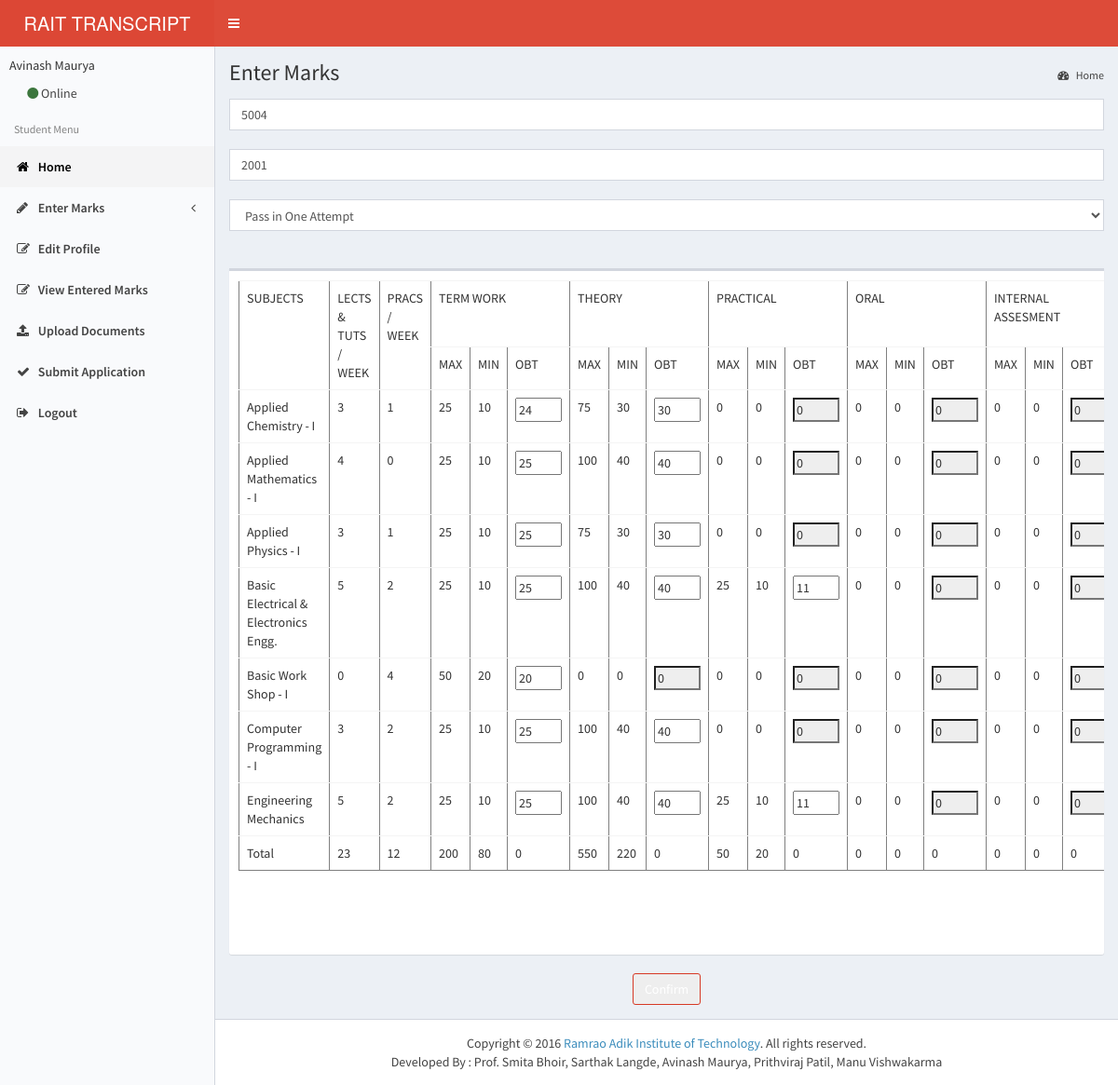
/student/marksheet.php?sem=1 (signed in), run on the app's committed database.
### tables this page shows
CREATE TABLE `student` (
  `roll` varchar(10) NOT NULL,
  `branch` varchar(500) NOT NULL,
  `year_of_pass` int(11) NOT NULL,
  `name_full` varchar(100) NOT NULL,
  `present_addr` varchar(400) NOT NULL,
  `permanent_addr` varchar(400) NOT NULL,
  `email_id` varchar(60) NOT NULL,
  `telR` varchar(10) NOT NULL,
  `telM` varchar(10) NOT NULL,
  `present_status` varchar(100) NOT NULL,
  `password` varchar(30) NOT NULL,
  `otp` varchar(30) DEFAULT NULL,
  `pattern` varchar(20) NOT NULL,
  `directsy` varchar(1) NOT NULL
);

CREATE TABLE `student_marks` (
  `seat` int(11) NOT NULL,
  `roll` varchar(30) NOT NULL,
  `branch` varchar(30) NOT NULL,
  `pattern` varchar(30) NOT NULL,
  `year` varchar(50) NOT NULL,
  `sem` int(11) NOT NULL,
  `subject` varchar(350) NOT NULL,
  `twob` int(11) NOT NULL,
  `thob` int(11) NOT NULL,
  `prob` int(11) NOT NULL,
  `orob` int(11) NOT NULL,
  `iaob` int(11) NOT NULL
);

CREATE TABLE `course_table` (
  `branch` varchar(30) NOT NULL,
  `pattern` varchar(30) NOT NULL,
  `sem` int(30) NOT NULL,
  `subject` varchar(350) NOT NULL,
  `lec_week` int(30) NOT NULL,
  `prac_week` int(30) NOT NULL,
  `twmax` int(30) NOT NULL,
  `twmin` int(30) NOT NULL,
  `thmax` int(30) NOT NULL,
  `thmin` int(30) NOT NULL,
  `prmax` int(11) NOT NULL,
  `prmin` int(11) NOT NULL,
  `ormax` int(30) NOT NULL,
  `ormin` int(30) NOT NULL,
  `iamax` int(30) NOT NULL,
  `iamin` int(30) NOT NULL
);

### student/marksheet.php (the view, shortened to what this page needs)
<?php
include 'header.php';
?>
      <div class="content-wrapper">
        <section class="content-header">
          <h1>
            Enter Marks
          </h1>
          <ol class="breadcrumb">
            <li class="active"><a href="index.php"><i class="fa fa-dashboard"></i> Home</a></li>
          </ol>
        </section>
        <section class="content">
		<?php
$sem= $_GET['sem'];
$branch=$_SESSION['branch'];
$pattern=$_SESSION['pattern'];
$roll=$_SESSION['roll'];
$tharray=array(0,0,0);
$twarray=array(0,0,0);
$prarray=array(0,0,0);
$orarray=array(0,0,0);
$iaarray=array(0,0,0);
$thob=array();
$twob=array();
$prob=array();
$orob=array();
$iaob=array();
$seat="";
$year="";
$lec_total=0;
$prac_total=0;
$all_array=array();
$i=0;
$sql="select * from course_table where sem=".$sem." and branch='".$branch."' and pattern='".$pattern."'";
$result=mysqli_query($connect,$sql);
while($row=mysqli_fetch_array($result))
{
	$all_array[$i][0]=$row['subject'];
	$sqlob="select * from student_marks where subject='".$row['subject']."' and roll='".$roll."'";
	$resultob=mysqli_query($connect,$sqlob);
	while($rowob=mysqli_fetch_array($resultob))
	{
		$seat=$rowob['seat'];
		$year=$rowob['year'];
		$twob[$i]=$rowob['twob'];
		$thob[$i]=$rowob['thob'];
		$prob[$i]=$rowob['prob'];
		$orob[$i]=$rowob['orob'];
		$iaob[$i]=$rowob['iaob'];
	}
	$all_array[$i][1]=$row['lec_week'];
	$all_array[$i][2]=$row['prac_week'];
	$all_array[$i][3]=$row['twmax'];
	$all_array[$i][4]=$row['twmin'];
	$all_array[$i][5]=$row['thmax'];
	$all_array[$i][6]=$row['thmin'];
    $all_array[$i][7]=$row['prmax'];
    $all_array[$i][8]=$row['prmin'];
    $all_array[$i][9]=$row['ormax'];
	$all_array[$i][10]=$row['ormin'];
    $all_array[$i][11]=$row['iamax'];
	$all_array[$i][12]=$row['iamin'];
	$twarray[0]+=$all_array[$i][3];
	$twarray[1]+=$all_array[$i][4];
	$tharray[0]+=$all_array[$i][5];
	$tharray[1]+=$all_array[$i][6];
	$prarray[0]+=$all_array[$i][7];
	$prarray[1]+=$all_array[$i][8];
	$orarray[0]+=$all_array[$i][9];
	$orarray[1]+=$all_array[$i][10];
	$iaarray[0]+=$all_array[$i][11];
	$iaarray[1]+=$all_array[$i][12];
	$lec_total+=$all_array[$i][1];
	$prac_total+=$all_array[$i][2];
	if(($all_array[$i][3]==0)&&($all_array[$i][4]==0))
	{
		$all_array[$i][15][0]=0;
	}
	else
	{
		$all_array[$i][15][0]=1;
	}
	if(($all_array[$i][5]==0)&&($all_array[$i][6]==0))
	{
		$all_array[$i][16][0]=0;
	}
	else
	{
		$all_array[$i][16][0]=1;
	}
	if(($all_array[$i][7]==0)&&($all_array[$i][8]==0))
	{
		$all_array[$i][17][0]=0;
	}
	else
	{
		$all_array[$i][17][0]=1;
	}
	if(($all_array[$i][9]==0)&&($all_array[$i][10]==0))
	{
		$all_array[$i][18][0]=0;
	}
	else
	{
		$all_array[$i][18][0]=1;
	}
	if(($all_array[$i][11]==0)&&($all_array[$i][12]==0))
	{
		$all_array[$i][19][0]=0;
	}
	else
	{
		$all_array[$i][19][0]=1;
	}
	$i++;
}
?>
<div>
<form method="POST" width="50%"  action="confirmvalue.php">
<center>
     <input type="text" class="form-control" name='seat' placeholder="Enter Seat Number" value="<?php echo $seat;?>" required >
   </center>
<br>
   <center>
     <input type="text" class="form-control" name='year' placeholder="Year of Passing (November 2013)" value="<?php echo $year;?>" required >
   </center>
   <br>
   <center>
  	<select class="form-control" name="passinone">
  		<option value="1">Pass in One Attempt</option>
     </select>
   </center>
<br>
   <br>
<div class="table-responsive box box-body">
<table  class="table" border="1">
            <tr>
                <td rowspan="2"> SUBJECTS</td>
                <td rowspan="2"> LECTS & TUTS / WEEK</td>
                <td rowspan="2"> PRACS / WEEK</td>
                <td colspan="3"> TERM WORK</td>
                <td colspan="3"> THEORY</td>
                <td colspan="3"> PRACTICAL</td>
                <td colspan="3"> ORAL</td>
                <td colspan="3" > INTERNAL ASSESMENT</td>
            </tr>
            <tr>
                <td>MAX </td>
                <td>MIN </td>
                <td>OBT </td>
                <td>MAX </td>
                <td>MIN </td>
                <td>OBT </td>
                <td>MAX </td>
                <td>MIN </td>
                <td>OBT </td>
                <td>MAX </td>
                <td>MIN </td>
                <td>OBT </td>
                <td>MAX </td>
                <td>MIN </td>
                <td>OBT </td>
            </tr>
<?php
for($j=0;$j<$i;$j++)
{
	echo '<tr>';
	for($k=0;$k<=4;$k++)
	{
		echo '<td>'.$all_array[$j][$k].'</td>';
	}
	if($all_array[$j][15][0]==1){
		echo '<td><input style="width:50px" name="twob[]" type="number" value="'.$twob[$j].'" max='.$all_array[$j][3].' min=0></input></td>';
	}
	else
	{
		echo '<td><input style="width:50px" name="twob[]" type="number" value=0 readonly></input></td>';
	}
	for($k=5;$k<=6;$k++)
	{
		echo '<td>'.$all_array[$j][$k].'</td>';
	}
	if($all_array[$j][16][0]==1){
		echo '<td><input style="width:50px" name="thob[]" type="number"  value="'.$thob[$j].'" max='.$all_array[$j][5].' min=0></input></td>';
	}
	else
	{
		echo '<td><input style="width:50px" name="thob[]" type="number" value=0 readonly></input></td>';
	}
	for($k=7;$k<=8;$k++)
	{
		echo '<td>'.$all_array[$j][$k].'</td>';
	}
	if($all_array[$j][17][0]==1){
		echo '<td><input style="width:50px" name="prob[]" type="number"  value="'.$prob[$j].'" max='.$all_array[$j][7].' min=0></input></td>';
	}
	else
	{
		echo '<td><input style="width:50px" name="prob[]" type="number" value=0 readonly></input></td>';
	}
	for($k=9;$k<=10;$k++)
	{
		echo '<td>'.$all_array[$j][$k].'</td>';
	}
	if($all_array[$j][18][0]==1){
		echo '<td><input style="width:50px" name="orob[]" type="number"  value="'.$orob[$j].'" max='.$all_array[$j][9].' min=0></input></td>';
	}
	else
	{
		echo '<td><input style="width:50px" name="orob[]" type="number" value=0 readonly></input></td>';
	}
	for($k=11;$k<=12;$k++)
	{
		echo '<td>'.$all_array[$j][$k].'</td>';
	}
	if($all_array[$j][19][0]==1){
		echo '<td><input style="width:50px" name="iaob[]" type="number"  value="'.$iaob[$j].'" max='.$all_array[$j][11].' min=0></input></td>';
	}
	else
	{
		echo '<td><input style="width:50px" name="iaob[]" type="number" value=0 readonly></input></td>';
	}
	echo '</tr>';
}
?>
<tr>
<td>Total</td>
<?php
echo '<td>'.$lec_total.'</td>';
echo '<td>'.$prac_total.'</td>';
echo '<td>'.$twarray[0].'</td>';
echo '<td>'.$twarray[1].'</td>';
echo '<td>'.$twarray[2].'</td>';
echo '<td>'.$tharray[0].'</td>';
echo '<td>'.$tharray[1].'</td>';
echo '<td>'.$tharray[2].'</td>';
echo '<td>'.$prarray[0].'</td>';
echo '<td>'.$prarray[1].'</td>';
echo '<td>'.$prarray[2].'</td>';
echo '<td>'.$orarray[0].'</td>';
echo '<td>'.$orarray[1].'</td>';
echo '<td>'.$orarray[2].'</td>';
echo '<td>'.$iaarray[0].'</td>';
echo '<td>'.$iaarray[1].'</td>';
echo '<td>'.$iaarray[2].'</td>';
?>
</tr>
</table>
<br><br><br><br>
</div>
<center><input type="submit" class="btn btn-danger" value="Confirm" name="submit">
</center>
</form>
</div>
		  </section>
      </div>
<?php
include 'footer.php';
?>

### student/header.php (shortened to what this page needs)
<!DOCTYPE html>
<?php
include '/../connect.php';
$roll=$_SESSION['roll'];
$sql1="select * from student where `roll`='$roll'";
$res=mysqli_query($connect,$sql1);
while($row=mysqli_fetch_array($res))
{
	$name_full=$row['name_full'];
}
?>
<html>
  <head>
    <link rel="stylesheet" href="../bootstrap/css/bootstrap.min.css">
    <link rel="stylesheet" href="https://maxcdn.bootstrapcdn.com/font-awesome/4.4.0/css/font-awesome.min.css">
    <link rel="stylesheet" href="../dist/css/AdminLTE.min.css">
     <link rel="stylesheet" href="../dist/css/skins/_all-skins.min.css">
  </head>
  <body class="hold-transition skin-red-light sidebar-mini">
    <div class="wrapper">
      <header class="main-header">
        <a href="index.php" class="logo">
          <span class="logo-lg">RAIT TRANSCRIPT</span>
        </a>
        <nav class="navbar navbar-static-top" role="navigation">
          <a href="#" class="sidebar-toggle" data-toggle="offcanvas" role="button">
          </a>
        </nav>
      </header>
      <aside class="main-sidebar">
        <section class="sidebar">
          <div class="user-panel">
            <div class="pull-left">
              <center><p><?php echo $name_full;?></p>
            <a href="#"><i class="fa fa-circle text-success"></i> Online</a></center>
          </div></div>
          <ul class="sidebar-menu">
            <li class="header">Student Menu</li>
            <li class="active"><a href="index.php"><i class="fa fa-home"></i> <span>Home</span></a></li>
            <li class="treeview">
              <a href="#"><i class="fa fa-pencil"></i> <span>Enter Marks</span> <i class="fa fa-angle-left pull-right"></i></a>
            </li>
      <li><a href="student_edit.php"><i class="fa fa-pencil-square-o"></i> <span>Edit Profile</span></a></li>
	  <?php
		if($_SESSION['pattern']!='REV2012')
		{
			echo '<li><a href="mark.php"><i class="fa fa-pencil-square-o"></i> <span>View Entered Marks</span></a></li>';
		}
		else
		{
				echo '<li><a href="mark_rev.php"><i class="fa fa-pencil-square-o"></i> <span>View Entered Marks</span></a></li>';
		}
		?>
		<li><a href="ready_upload.php"><i class="fa fa-upload"></i> <span>Upload Documents</span></a></li>
			<li><a href="submit.php"><i class="fa fa-check"></i> <span>Submit Application</span></a></li>
			  <li><a href="logout.php"><i class="fa fa-sign-out"></i> <span>Logout</span></a></li>
          </ul>
        </section>
      </aside>

### student/marksheet.php (style rules this page uses)
input:read-only { background-color: #eee; }

### data on the page
student: name_full "Avinash Maurya"
student_marks: seat "5004", year "2001"
course_table: subject "Applied Chemistry - I", lec_week "3", sem "1", twmax "25", twmin "10", value "24", thmax "75", thmin "30", value "30", k "0", prmax "0", prmin "0", ormax "0"
course_table: subject "Applied Mathematics - I", lec_week "4", k "0", twmax "25", twmin "10", thmax "100", thmin "40", value "40", prmax "0", prmin "0", ormax "0"
course_table: subject "Applied Physics - I", lec_week "3", sem "1", twmax "25", twmin "10", thmax "75", thmin "30", value "30", k "0", prmax "0", prmin "0", ormax "0"
course_table: subject "Basic Electrical & Electronics Engg.", lec_week "5", prac_week "2", thmax "100", thmin "40", ormax "0"
course_table: subject "Basic Work Shop - I", k "0", prac_week "4", twmax "50", twmin "20", value "20", thmax "0", thmin "0", prmax "0", prmin "0", ormax "0"
course_table: subject "Computer Programming - I", lec_week "3", prac_week "2", twmax "25", twmin "10", thmax "100", thmin "40", value "40", k "0", prmax "0", prmin "0", ormax "0"
course_table: subject "Engineering Mechanics", lec_week "5", prac_week "2", thmax "100", thmin "40", ormax "0"

### other printed values
$all_array[$j][$k] "25"
$all_array[$j][$k] "10"
$all_array[$j][$k] "0"
$lec_total "23"
$prac_total "12"
$twarray[0] "200"
$twarray[1] "80"
$twarray[2] "0"
$tharray[0] "550"
$tharray[1] "220"
$tharray[2] "0"
$prarray[2] "0"
$orarray[0] "0"
$orarray[1] "0"
$orarray[2] "0"
